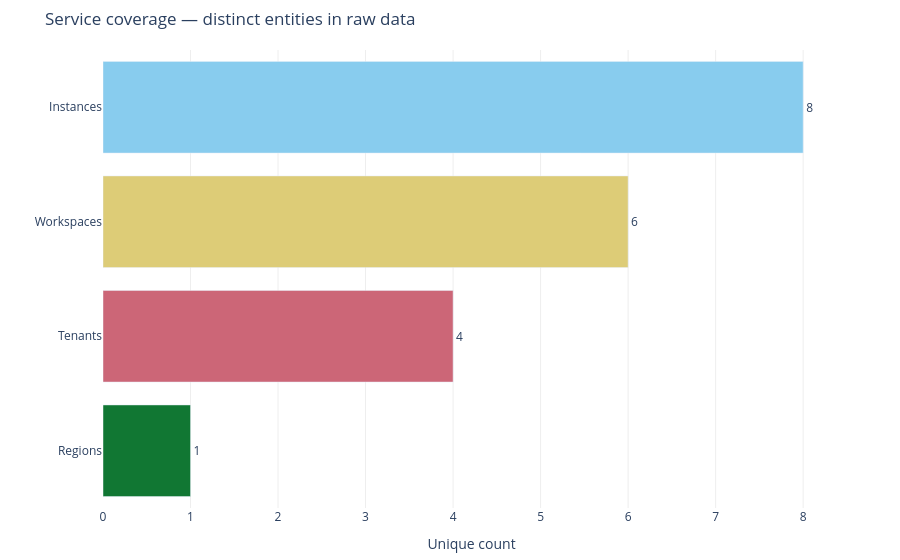

The cell this chart's notebook holds for it:
### Markdown cell above
### Chart Guide

**Purpose:** Gives a quick read on the deployment footprint of this service —
how many unique instances, tenants, workspaces, and regions are actively reporting.

**Chart Attributes**

| | |
|---|---|
| **Chart type** | Horizontal bar chart |
| **X axis** | Count of distinct values |
| **Y axis** | Dimension (Instances, Tenants, Workspaces, Regions) |
| **Colour** | One colour per dimension |

**Insights:** A high instance count with a low tenant count means few tenants run many instances each.
A region count of 1 means no geographic distribution.

### Code cell
if fig_57 is not None:
    fig_57.show()

### Figure 1 — Plotly figure (JSON) as saved in the notebook; plotly's stock layout.template omitted (floating-point values rounded to 4 significant figures)
{"data": [{"cliponaxis": false, "hovertemplate": "=%{y}<br>Unique count=%{text}<extra></extra>", "legendgroup": "Instances", "marker": {"color": "rgb(136, 204, 238)", "pattern": {"shape": ""}}, "name": "Instances", "orientation": "h", "showlegend": true, "text": [8.0], "textposition": "outside", "type": "bar", "x": [8], "xaxis": "x", "y": ["Instances"], "yaxis": "y"}, {"cliponaxis": false, "hovertemplate": "=%{y}<br>Unique count=%{text}<extra></extra>", "legendgroup": "Tenants", "marker": {"color": "rgb(204, 102, 119)", "pattern": {"shape": ""}}, "name": "Tenants", "orientation": "h", "showlegend": true, "text": [4.0], "textposition": "outside", "type": "bar", "x": [4], "xaxis": "x", "y": ["Tenants"], "yaxis": "y"}, {"cliponaxis": false, "hovertemplate": "=%{y}<br>Unique count=%{text}<extra></extra>", "legendgroup": "Workspaces", "marker": {"color": "rgb(221, 204, 119)", "pattern": {"shape": ""}}, "name": "Workspaces", "orientation": "h", "showlegend": true, "text": [6.0], "textposition": "outside", "type": "bar", "x": [6], "xaxis": "x", "y": ["Workspaces"], "yaxis": "y"}, {"cliponaxis": false, "hovertemplate": "=%{y}<br>Unique count=%{text}<extra></extra>", "legendgroup": "Regions", "marker": {"color": "rgb(17, 119, 51)", "pattern": {"shape": ""}}, "name": "Regions", "orientation": "h", "showlegend": true, "text": [1.0], "textposition": "outside", "type": "bar", "x": [1], "xaxis": "x", "y": ["Regions"], "yaxis": "y"}], "layout": {"barmode": "relative", "legend": {"title": {"text": ""}, "tracegroupgap": 0}, "margin": {"b": 40, "l": 10, "r": 60, "t": 50}, "plot_bgcolor": "white", "showlegend": false, "title": {"text": "Service coverage — distinct entities in raw data"}, "xaxis": {"anchor": "y", "domain": [0, 1], "gridcolor": "#eee", "showgrid": true, "title": {"text": "Unique count"}}, "yaxis": {"anchor": "x", "categoryarray": ["Regions", "Workspaces", "Tenants", "Instances"], "categoryorder": "total ascending", "domain": [0, 1], "title": {"text": ""}}}}
